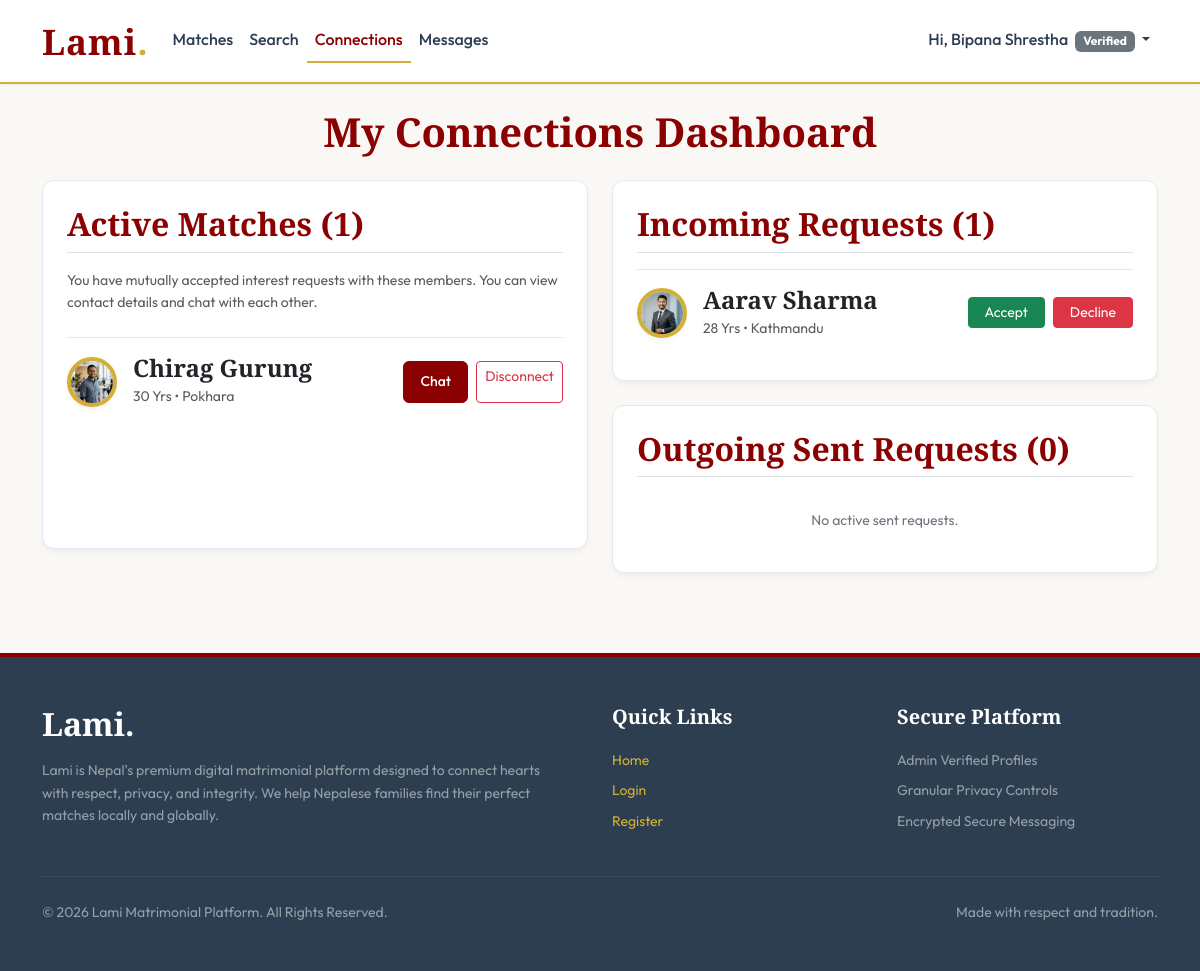
The page /connect.php (signed in) on the database its author committed.
### tables this page shows
CREATE TABLE `users` (
  `id` INT AUTO_INCREMENT PRIMARY KEY,
  `full_name` VARCHAR(100) NOT NULL,
  `email` VARCHAR(100) UNIQUE NOT NULL,
  `phone` VARCHAR(20) NOT NULL,
  `password_hash` VARCHAR(255) NOT NULL,
  `role` ENUM('standard', 'moderator', 'admin') DEFAULT 'standard',
  `status` ENUM('pending', 'verified', 'suspended') DEFAULT 'pending',
  `created_at` TIMESTAMP DEFAULT CURRENT_TIMESTAMP,
  INDEX `idx_email` (`email`),
  INDEX `idx_status` (`status`)
);

CREATE TABLE `profiles` (
  `user_id` INT PRIMARY KEY,
  `gender` ENUM('male', 'female', 'other') NOT NULL,
  `dob` DATE NOT NULL,
  `religion` VARCHAR(50) DEFAULT NULL,
  `caste` VARCHAR(50) DEFAULT NULL,
  `education` VARCHAR(100) DEFAULT NULL,
  `profession` VARCHAR(100) DEFAULT NULL,
  `location` VARCHAR(100) DEFAULT NULL,
  `height` DECIMAL(5,2) DEFAULT NULL, 
  `bio` TEXT DEFAULT NULL,
  `income_range` VARCHAR(50) DEFAULT NULL,
  `marital_status` ENUM('never_married', 'divorced', 'widowed', 'awaited') DEFAULT 'never_married',
  `photo_path` VARCHAR(255) DEFAULT NULL,
  `identity_doc_path` VARCHAR(255) DEFAULT NULL,
  FOREIGN KEY (`user_id`) REFERENCES `users` (`id`) ON DELETE CASCADE,
  INDEX `idx_gender` (`gender`),
  INDEX `idx_religion` (`religion`),
  INDEX `idx_caste` (`caste`),
  INDEX `idx_location` (`location`)
);

CREATE TABLE `interests` (
  `id` INT AUTO_INCREMENT PRIMARY KEY,
  `sender_id` INT NOT NULL,
  `receiver_id` INT NOT NULL,
  `status` ENUM('pending', 'accepted', 'rejected') DEFAULT 'pending',
  `created_at` TIMESTAMP DEFAULT CURRENT_TIMESTAMP,
  FOREIGN KEY (`sender_id`) REFERENCES `users` (`id`) ON DELETE CASCADE,
  FOREIGN KEY (`receiver_id`) REFERENCES `users` (`id`) ON DELETE CASCADE,
  UNIQUE KEY `unique_interest` (`sender_id`, `receiver_id`),
  INDEX `idx_status` (`status`)
);

### includes/functions.php (called while the page is built, shortened)
<?php
function e(mixed $value): string {
    return htmlspecialchars((string)($value ?? ''), ENT_QUOTES, 'UTF-8');
}
function calculate_age(string $dob): int {
    $dob_date = new DateTime($dob);
    $today = new DateTime();
    $diff = $today->diff($dob_date);
    return $diff->y;
}

### connect.php (the view, shortened to what this page needs)
<?php
require_once 'includes/functions.php';
$current_user = $_SESSION['user_id'];
$db = DB::getConnection();
try {
    $stmt = $db->prepare("
        SELECT i.sender_id AS user_id, u.full_name, p.gender, p.dob, p.location, p.photo_path, ps.show_photo
        FROM interests i
        JOIN users u ON i.sender_id = u.id
        JOIN profiles p ON i.sender_id = p.user_id
        JOIN privacy_settings ps ON i.sender_id = ps.user_id
        WHERE i.receiver_id = :my_id AND i.status = 'pending'
        ORDER BY i.created_at DESC
    ");
    $stmt->execute(['my_id' => $current_user]);
    $incoming_requests = $stmt->fetchAll();
    $stmt = $db->prepare("
        SELECT i.receiver_id AS user_id, u.full_name, p.gender, p.dob, p.location, p.photo_path, ps.show_photo
        FROM interests i
        JOIN users u ON i.receiver_id = u.id
        JOIN profiles p ON i.receiver_id = p.user_id
        JOIN privacy_settings ps ON i.receiver_id = ps.user_id
        WHERE i.sender_id = :my_id AND i.status = 'pending'
        ORDER BY i.created_at DESC
    ");
    $stmt->execute(['my_id' => $current_user]);
    $outgoing_requests = $stmt->fetchAll();
    $stmt = $db->prepare("
        SELECT
            CASE WHEN i.sender_id = :my_id1 THEN i.receiver_id ELSE i.sender_id END AS user_id,
            u.full_name, p.gender, p.dob, p.location, p.photo_path, ps.show_photo
        FROM interests i
        JOIN users u ON (CASE WHEN i.sender_id = :my_id2 THEN i.receiver_id ELSE i.sender_id END) = u.id
        JOIN profiles p ON u.id = p.user_id
        JOIN privacy_settings ps ON u.id = ps.user_id
        WHERE (i.sender_id = :my_id3 OR i.receiver_id = :my_id4) AND i.status = 'accepted'
        ORDER BY i.created_at DESC
    ");
    $stmt->execute([
        'my_id1' => $current_user,
        'my_id2' => $current_user,
        'my_id3' => $current_user,
        'my_id4' => $current_user
    ]);
    $active_connections = $stmt->fetchAll();
} catch (Exception $e) {
    die("Connection loading failed: " . htmlspecialchars($e->getMessage()));
}
require_once 'includes/header.php';
?>
<h1 class="brand-font fs-1 mb-4 text-center">My Connections Dashboard</h1>
<div class="row">
    <div class="col-lg-6 mb-4">
        <div class="card card-lami p-4 h-100">
            <h3 class="border-bottom pb-2 mb-3 fs-2"><i class="bi bi-heart-fill text-danger"></i> Active Matches (<?php echo count($active_connections); ?>)</h3>
            <p class="text-muted small mb-4">You have mutually accepted interest requests with these members. You can view contact details and chat with each other.</p>
            <?php if (empty($active_connections)): ?>
                <div class="text-center py-4 text-secondary">
                    <p class="mb-0">No active matches yet.</p>
                    <a href="search.php" class="btn btn-accent-lami btn-sm mt-3">Search Profiles</a>
                </div>
            <?php else: ?>
                <div class="list-group list-group-flush">
                    <?php foreach ($active_connections as $conn): ?>
                        <div class="list-group-item d-flex align-items-center justify-content-between px-0 py-3">
                            <div class="d-flex align-items-center">
                                <div class="profile-pic-container me-3" style="width: 50px; height: 50px; margin: 0;">
                                    <?php if (!empty($conn['photo_path']) && file_exists($conn['photo_path'])): ?>
                                        <img src="<?php echo e($conn['photo_path']); ?>" alt="Profile">
                                    <?php endif; ?>
                                </div>
                                <div>
                                    <h5 class="mb-0 fs-4"><a href="profile.php?id=<?php echo $conn['user_id']; ?>" class="text-decoration-none text-dark"><?php echo e($conn['full_name']); ?></a></h5>
                                    <span class="text-muted small"><?php echo calculate_age($conn['dob']); ?> Yrs &bull; <?php echo e($conn['location']); ?></span>
                                </div>
                            </div>
                            <div class="d-flex gap-2">
                                <a href="messages.php?chat_with=<?php echo $conn['user_id']; ?>" class="btn btn-primary-lami btn-sm py-1.5 px-3">Chat</a>
                                <a href="connect.php?action=revoke&id=<?php echo $conn['user_id']; ?>" class="btn btn-outline-danger btn-sm py-1.5 px-2.5" onclick="return confirm('Are you sure you want to disconnect from this match?')">Disconnect</a>
                            </div>
                        </div>
                    <?php endforeach; ?>
                </div>
            <?php endif; ?>
        </div>
    </div>
    <div class="col-lg-6">
        <div class="card card-lami p-4 mb-4">
            <h3 class="border-bottom pb-2 mb-3 fs-2"><i class="bi bi-box-arrow-in-down text-accent"></i> Incoming Requests (<?php echo count($incoming_requests); ?>)</h3>
            <?php if (empty($incoming_requests)): ?>
                <div class="text-center py-3 text-secondary small">
                    No pending match requests.
                </div>
            <?php else: ?>
                <div class="list-group list-group-flush">
                    <?php foreach ($incoming_requests as $req): ?>
                        <div class="list-group-item d-flex align-items-center justify-content-between px-0 py-3">
                            <div class="d-flex align-items-center">
                                <div class="profile-pic-container me-3" style="width: 50px; height: 50px; margin: 0;">
                                    <?php if ($req['show_photo'] && !empty($req['photo_path']) && file_exists($req['photo_path'])): ?>
                                        <img src="<?php echo e($req['photo_path']); ?>" alt="Profile">
                                    <?php endif; ?>
                                </div>
                                <div>
                                    <h5 class="mb-0 fs-4"><a href="profile.php?id=<?php echo $req['user_id']; ?>" class="text-decoration-none text-dark"><?php echo e($req['full_name']); ?></a></h5>
                                    <span class="text-muted small"><?php echo calculate_age($req['dob']); ?> Yrs &bull; <?php echo e($req['location']); ?></span>
                                </div>
                            </div>
                            <div class="d-flex gap-2">
                                <a href="connect.php?action=accept&id=<?php echo $req['user_id']; ?>" class="btn btn-success btn-sm py-1.5 px-3">Accept</a>
                                <a href="connect.php?action=reject&id=<?php echo $req['user_id']; ?>" class="btn btn-danger btn-sm py-1.5 px-3">Decline</a>
                            </div>
                        </div>
                    <?php endforeach; ?>
                </div>
            <?php endif; ?>
        </div>
        <div class="card card-lami p-4">
            <h3 class="border-bottom pb-2 mb-3 fs-2"><i class="bi bi-send-fill text-muted"></i> Outgoing Sent Requests (<?php echo count($outgoing_requests); ?>)</h3>
            <?php if (empty($outgoing_requests)): ?>
                <div class="text-center py-3 text-secondary small">
                    No active sent requests.
                </div>
            <?php endif; ?>
        </div>
    </div>
</div>
<?php require_once 'includes/footer.php'; ?>

### assets/css/style.css (style rules this page uses)
:root { --primary-color: #8B0000; --primary-hover: #700000; --accent-color: #D4AF37; --accent-hover: #B89222; --bg-color: #FAF8F5; --text-color: #2C3E50; --text-muted: #64748B; --card-bg: #FFFFFF; --border-color: #E2E8F0; --shadow-sm: 0 1px 3px rgba(0,0,0,0.05), 0 1px 2px rgba(0,0,0,0.02); --shadow-md: 0 4px 6px -1px rgba(139,0,0,0.05), 0 2px 4px -1px rgba(0,0,0,0.01); --shadow-lg: 0 10px 15px -3px rgba(139,0,0,0.08), 0 4px 6px -2px rgba(0,0,0,0.02); }
body { font-family: 'Outfit', sans-serif; background-color: var(--bg-color); color: var(--text-color); line-height: 1.6; overflow-x: hidden; }
h1, h2, h3, h4, h5, h6, .brand-font { font-family: 'Cormorant Garamond', serif; font-weight: 700; color: var(--primary-color); }
.btn-primary-lami { background-color: var(--primary-color); border-color: var(--primary-color); color: #FFFFFF; font-weight: 500; border-radius: 6px; padding: 0.6rem 1.5rem; transition: all 0.3s ease; }
.card-lami { background: var(--card-bg); border: 1px solid var(--border-color); border-radius: 12px; box-shadow: var(--shadow-md); transition: transform 0.3s ease, box-shadow 0.3s ease; }
.profile-pic-container { width: 150px; height: 150px; border-radius: 50%; overflow: hidden; border: 4px solid var(--accent-color); margin: 0 auto; position: relative; box-shadow: var(--shadow-md); background-color: #FFF; }
.profile-pic-container img, .profile-pic-container svg { width: 100%; height: 100%; object-fit: cover; }
:root { --hero-bg-image: url('https://i.pinimg.com/736x/fb/91/6a/fb916ab78494ad3a09d643e94b707022.jpg'); }

### rows shown on the page
users: profiles.photo_path (picture), full_name "Chirag Gurung", profiles.dob "30", profiles.location "Pokhara"
interests: profiles.photo_path (picture), sender.full_name "Aarav Sharma", profiles.dob "28", profiles.location "Kathmandu"

### other values the page prints
$_SESSION['user_name'] "Bipana Shrestha"
$_SESSION['user_status'] "Verified"
count($active_connections) "1"
count($incoming_requests) "1"
count($outgoing_requests) "0"
